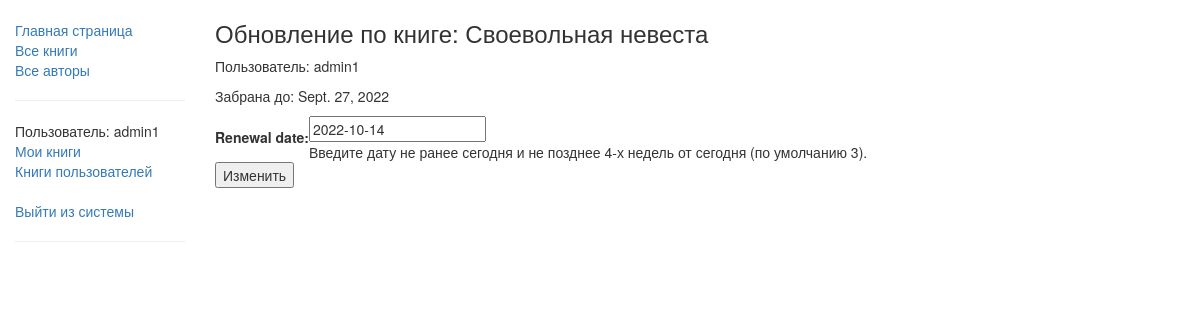
Page /catalog/book/c3ffc973-3c93-4954-be66-09e4e1e93880/ (signed in) on the earlier database version.
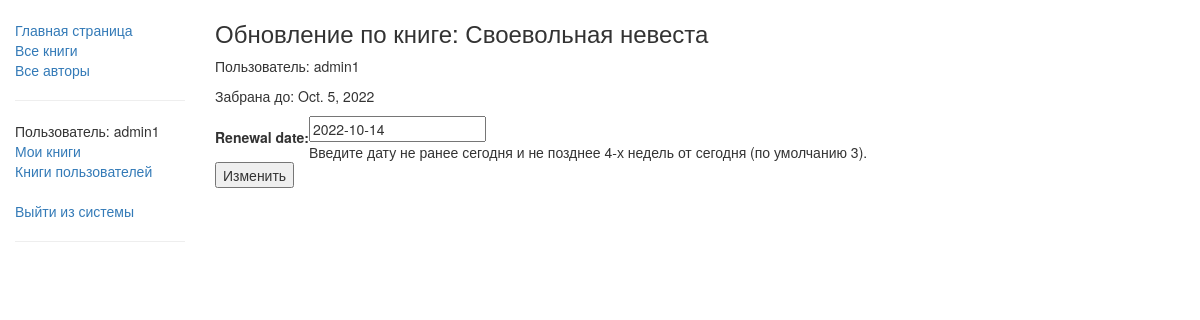
Same page on the later database version.
### catalog/models.py (models this page shows, shortened)
class BookInstance(models.Model):
    id = models.UUIDField(primary_key=True,
                        default=uuid.uuid4,
                        help_text='Уникальный номер для данного экземпляра по всей библиотеке')
    book = models.ForeignKey(Book, on_delete=models.SET_NULL, null=True)
    imprint = models.CharField(max_length=200)
    due_back = models.DateField(null=True, blank=True)
    borrower = models.ForeignKey(User, on_delete=models.SET_NULL, null=True, blank=True)
    LOAN_STATUS = (
        ('m', 'На обслуживании'),
        ('o', 'На руках'),
        ('a', 'Доступна'),
        ('r', 'Зарезервирована')
    )
    status = models.CharField(max_length=1,
                            choices=LOAN_STATUS,
                            blank=True,
                            default='m',
                            help_text='Доступность книги')
    class Meta:
        ordering = ['due_back']
        permissions = [('can_mark_returned', 'Set book as returned')]
    @property
    def is_overdue(self):
        if self.due_back and date.today() > self.due_back:
            return True
        return False

class Book(models.Model):
    title = models.CharField(max_length=200)
    author = models.ForeignKey('Author',
                                on_delete=models.SET_NULL,
                                null=True)
    summary = models.TextField(max_length=1000,
                                help_text='Введите краткое описание книги')
    isbn = models.CharField('ISBN', max_length=13,
                            help_text='13 символов <a href="https://www.isbn-international.org/content/what-isbn">ISBN номер</a>')
    genre = models.ManyToManyField(Genre, help_text='Выберите жанр книги')
    def display_genre(self):
        """Получаем текстовое название жанра для панели администратора"""
        return ', '.join([genre.name for genre in self.genre.all()[:3]])
    display_genre.short_description = 'Genre'
    class Meta:
        permissions = [('can_create_book', 'Can create/update/delete book')]

### catalog/views.py (the view)
# urls.py: re_path(r'^book/(?P<pk>[-\w]+)/$', views.renew_book_librariran, name='renew-book-librariran'),
@permission_required('catalog.can_mark_returned')
def renew_book_librariran(request, pk):
    book_inst = get_object_or_404(BookInstance, pk=pk)
    if request.method == 'POST':
        form = RenewBookForm(request.POST)
        if form.is_valid():
            book_inst.due_back = form.cleaned_data['renewal_date']
            book_inst.save()
            return HttpResponseRedirect(reverse('userbooks'))
    else:
        proposed_renewal_date = datetime.date.today() + datetime.timedelta(weeks=3)
        form = RenewBookForm(initial={'renewal_date': proposed_renewal_date})
    return render(request, 'book_renew_librarian.html', {'form': form, 'bookinst': book_inst})

### catalog/forms.py (shortened to what this page needs)
class RenewBookForm(forms.Form):
    renewal_date = forms.DateField(help_text='Введите дату не ранее сегодня и не позднее 4-х недель от сегодня (по умолчанию 3).', input_formats=['%Y-%m-%d'])

### catalog/templates/book_renew_librarian.html (shortened to what this page needs)
{% extends 'base.html' %}
{% block content %}
    <h3>Обновление по книге: {{ bookinst.book.title }}</h3>
    <p>Пользователь: {{ bookinst.borrower }}</p>
    <p{% if bookinst.is_overdue %} class="text-danger"{% endif %}>Забрана до: {{ bookinst.due_back }}</p>
    <form action="" method="post">
        <table>
            {{ form }}
        </table>
        <input type="submit" value="Изменить">
    </form>
{% endblock %}

Differences in the rows shown:
changed BookInstance "Своевольная невеста": due_back "Sept. 27, 2022" → "Oct. 5, 2022"
